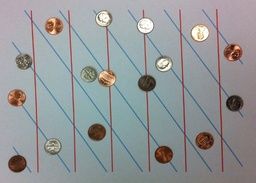
#> input picture HW5/resources/coins.jpg, 256 x 183 px, shrunk from 1110 x 795 before the run
$ jupyter execute --allow-errors P2.ipynb
#> lines starting #> are read from the running program, lines starting #| are printed output that depends on the picture; after the words box and inside, x2 and y2 are one past the last pixel; in counts of white or black regions, pixels touching at a corner belong together
[cell 1]
import cv2 as cv
import numpy as np
from matplotlib import pyplot as plt

[cell 2]
image=cv.imread("resources/coins.jpg",0)
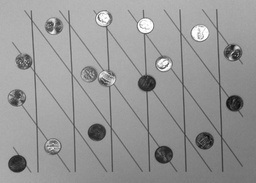
#> image: shape (183, 256); min 7, max 255, mean 150.6
plt.imshow(image, cmap = "gray")

[cell 3]
edges = cv.Canny(image, 150, 250)
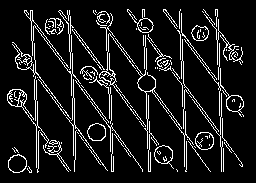
#> edges: shape (183, 256); 10% white in thin lines or dots, all inside (x1, y1, x2, y2) = (7, 9, 244, 173)
print(np.unique(edges, return_counts = True))
#| (array([  0, 255], dtype=uint8), array([42144,  4704]))
plt.imshow(edges, cmap = "gray")

[cell 4]
edge_points = np.argwhere(edges > 0)
#> edge_points = 4704 pairs, first value 9 to 172, second value 7 to 243
edge_points.shape
#> Out = (4704, 2)

[cell 5]
H,W = image.shape
#> H = 183; W = 256
max_p = int(np.hypot(H, W))
#> max_p = 314
M = np.zeros((180, max_p * 2))

[cell 6]
thetas = np.arange(0,180, 1)
for i, e in enumerate(edge_points):
    for t, theta in enumerate(thetas):
        theta = np.deg2rad(theta)
        p = int(e[0] * np.cos(theta) + e[1] * np.sin(theta))
        M[t, p + max_p] += 1
    if i % 100 == 0:
        print(i, "from ", len(edge_points))
#> this loop made 4704 passes
#> e on passes 1 to 3: [9, 127], [9, 128], [9, 142]
#| 0 from  4704
#| 100 from  4704
#| 200 from  4704
#| 300 from  4704
#| 400 from  4704
#| 500 from  4704
#| 600 from  4704
#| 700 from  4704
#> (further printed lines are left out)
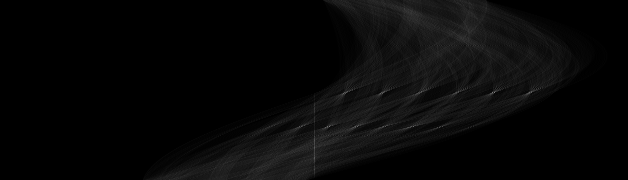
#> M: shape (180, 628) float64; min 0, max 127, mean 7.5
a = 0

[cell 7]
lines = np.argwhere(M > 190)
#> lines = empty array
lines[:, 0] = lines[:, 0]
lines[:, 1] = lines[:, 1] - max_p

[cell 8]
lines.shape
#> Out = (0, 2)

[cell 9]
image=cv.imread("resources/coins.jpg",0)
for l in lines:
    theta = np.deg2rad(l[0])
    p = l[1]
    a = np.cos(theta)
    b = np.sin(theta)
    x0 = p * a
    y0 = p * b
    x1 = int(x0 + 1000*(-b))
    y1 = int(y0 + 1000*(a))
    x2 = int(x0 - 1000*(-b))
    y2 = int(y0 - 1000*(a))
    cv.line(image, (y1, x1),(y2,x2), (255, 0, 0), 3)
#> this loop made 0 passes
plt.imshow(image, cmap = "gray")

$ run again, with HW5/resources/circles.jpg copied over HW5/resources/coins.jpg
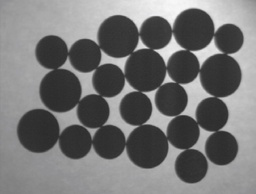
#> input picture HW5/resources/circles.jpg, 256 x 194 px, shrunk from 1069 x 811 before the run
#> `edges = cv.Canny(image, 150, 250)`:
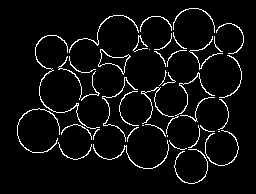
#> edges: shape (194, 256); 5.3% white in thin lines or dots, all inside (x1, y1, x2, y2) = (17, 8, 244, 184)
#| (array([  0, 255], dtype=uint8), array([47021,  2643]))
#> edge_points = 2643 pairs, first value 8 to 183, second value 17 to 243
#> the loop `for i, e in enumerate(edge_points):` made 2643 passes
#> e on passes 1 to 3: [8, 189], [8, 190], [8, 191]
#> (printed output is left out)
#> after the loop `for i, e in enumerate(edge_points):`:
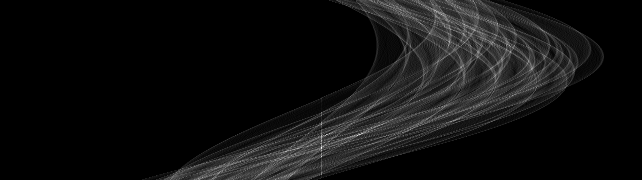
#> M: shape (180, 642) float64; min 0, max 64, mean 4.1; drawn with min black and max white
#> lines = empty array
